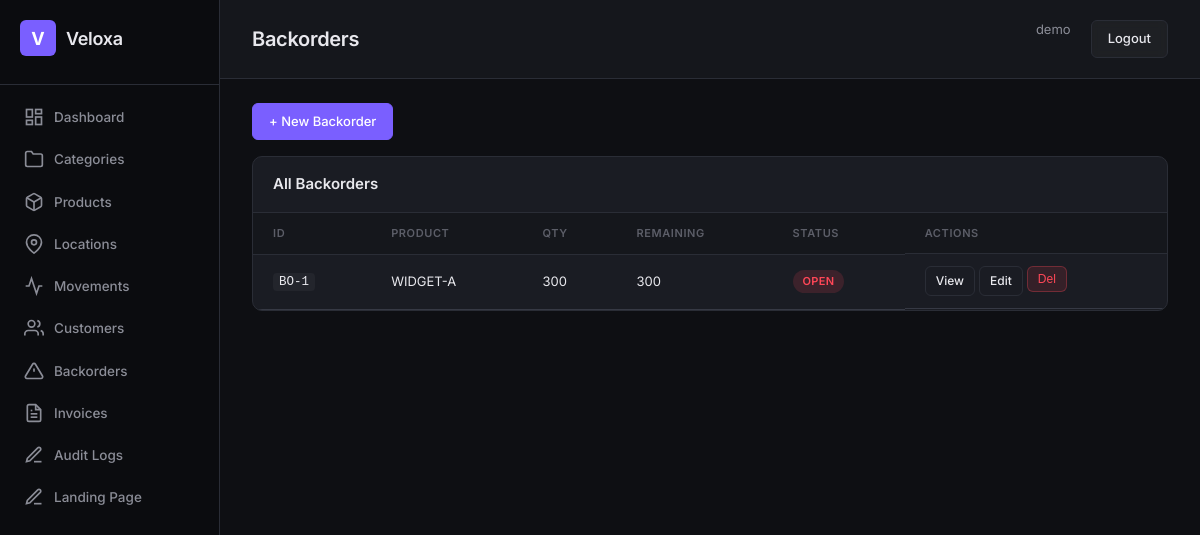
Page /backorders/ (signed in) on the earlier database version.
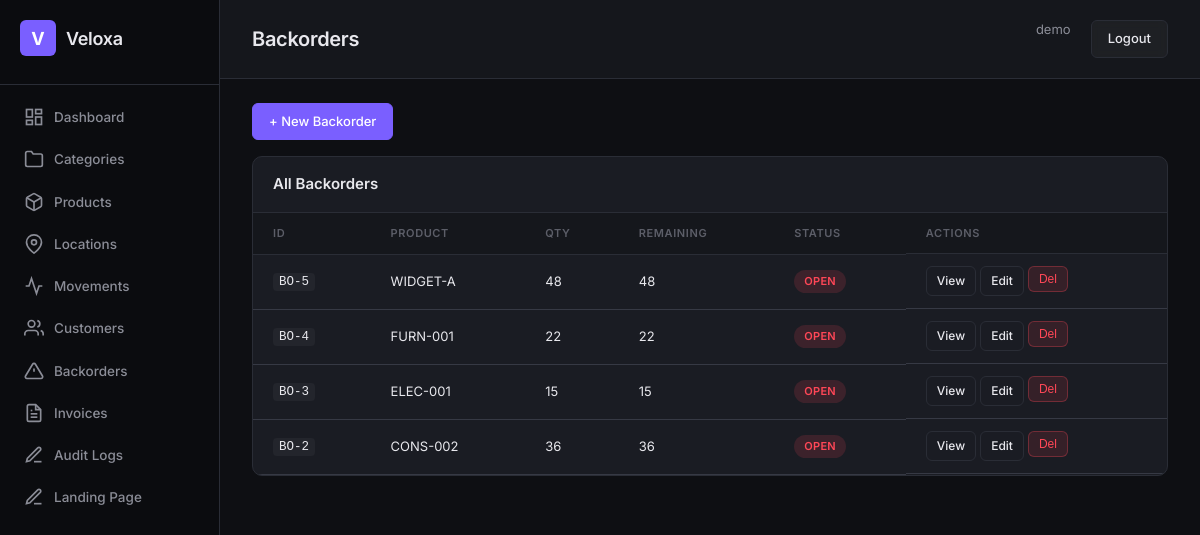
Same page on the later database version.
### apps/backorder/models.py (models this page shows, shortened)
class BackOrder(models.Model):
    class Status(models.TextChoices):
        OPEN = "open", "Open"
        PARTIALLY_FULFILLED = "partially_fulfilled", "Partially Fulfilled"
        CLOSED = "closed", "Closed"
    product = models.ForeignKey(
        "warehouse.Product",
        on_delete=models.PROTECT,
        related_name="backorders",
    )
    qty = models.PositiveIntegerField()
    qty_fulfilled = models.PositiveIntegerField(default=0)
    status = models.CharField(max_length=32, choices=Status.choices, default=Status.OPEN)
    sales_order_ref = models.CharField(max_length=64, db_index=True)
    created_by = models.ForeignKey(get_user_model(), on_delete=models.PROTECT)
    created_at = models.DateTimeField(auto_now_add=True)
    updated_at = models.DateTimeField(auto_now=True)
    tenant = models.ForeignKey(
        "tenants.Tenant", on_delete=models.CASCADE,
        null=True, blank=True, related_name="%(class)s_set",
    )
    objects = TenantAwareManager()
    class Meta:
        db_table = "backorder_backorder"
        ordering = ["-created_at"]
    @property
    def qty_remaining(self) -> int:
        return self.qty - self.qty_fulfilled

### apps/warehouse/models/product.py (models this page shows, shortened)
class Product(models.Model):
    sku = models.CharField(max_length=64, unique=True, db_index=True)
    name = models.CharField(max_length=255)
    description = models.TextField(blank=True)
    category = models.ForeignKey(
        Category, on_delete=models.SET_NULL, null=True, blank=True,
        related_name="products",
    )
    unit = models.ForeignKey(
        Unit, on_delete=models.PROTECT, null=True, blank=True,
        related_name="products",
    )
    cost_price = models.DecimalField(max_digits=12, decimal_places=2, default=0)
    is_active = models.BooleanField(default=True)
    created_at = models.DateTimeField(auto_now_add=True)
    updated_at = models.DateTimeField(auto_now=True)
    tenant = models.ForeignKey(
        "tenants.Tenant", on_delete=models.CASCADE,
        null=True, blank=True, related_name="%(class)s_set",
    )
    objects = TenantAwareManager()
    class Meta:
        db_table = "warehouse_product"
        verbose_name = "Product"

### config/views.py (the view)
# urls.py: path("backorders/", views.backorder_list, name="backorder-list"),
@login_required
def backorder_list(request):
    return render(request, "backorders.html", {"backorders": BackOrder.objects.select_related("product", "created_by").all()})

### apps/accounts/models.py (called while the page is built)
    def get_queryset(self):
        from apps.tenants.utils import get_current_tenant_id
        qs = super().get_queryset()
        tenant_id = get_current_tenant_id()
        if tenant_id is not None:
            return qs.filter(tenant_id=tenant_id)
        return qs

### apps/tenants/managers.py (called while the page is built)
    def get_queryset(self):
        qs = super().get_queryset()
        tenant_id = get_current_tenant_id()
        if tenant_id is not None:
            return qs.filter(tenant_id=tenant_id)
        return qs

### apps/tenants/utils.py (called while the page is built)
def set_current_tenant(tenant):
    _thread_local.tenant = tenant

def get_current_tenant():
    return getattr(_thread_local, "tenant", None)

def get_current_tenant_id():
    tenant = get_current_tenant()
    return tenant.id if tenant else None

### templates/backorders.html
{% extends 'base.html' %}{% block title %}Backorders — Veloxa Warehouse{% endblock %}{% block page_title %}Backorders{% endblock %}{% block active %}backorders{% endblock %}
{% block content %}
<div style="margin-bottom:16px"><a href="{% url 'backorder-create' %}" class="btn btn-primary">+ New Backorder</a></div>
<div class="card"><div class="card-header"><h2>All Backorders</h2></div><div class="card-body">
<table class="table"><thead><tr><th>ID</th><th>Product</th><th>Qty</th><th>Remaining</th><th>Status</th><th class="actions-cell">Actions</th></tr></thead>
<tbody>{% for bo in backorders %}<tr><td><code>BO-{{ bo.id }}</code></td><td>{{ bo.product.sku }}</td><td>{{ bo.qty }}</td><td>{{ bo.qty_remaining }}</td><td>{% if bo.status == 'open' %}<span class="badge badge-danger">Open</span>{% elif bo.status == 'partially_fulfilled' %}<span class="badge badge-warning">Partial</span>{% else %}<span class="badge badge-success">Closed</span>{% endif %}</td><td class="actions-cell"><a href="{% url 'backorder-detail' pk=bo.pk %}" class="btn btn-sm">View</a><a href="{% url 'backorder-update' pk=bo.pk %}" class="btn btn-sm">Edit</a><form method="post" action="{% url 'backorder-delete' pk=bo.pk %}">{% csrf_token %}<button class="btn btn-sm btn-danger">Del</button></form></td></tr>{% empty %}<tr><td colspan="6" class="empty">No backorders.</td></tr>{% endfor %}</tbody></table></div></div>
{% endblock %}

Differences in the rows shown:
removed BackOrder: id "1", product.sku "WIDGET-A", qty "300", qty_remaining "300", status "OPEN"
added BackOrder: id "5", product.sku "WIDGET-A", qty "48", qty_remaining "48", status "OPEN"
added BackOrder: id "4", product.sku "FURN-001", qty "22", qty_remaining "22", status "OPEN"
added BackOrder: id "3", product.sku "ELEC-001", qty "15", qty_remaining "15", status "OPEN"
added BackOrder: id "2", product.sku "CONS-002", qty "36", qty_remaining "36", status "OPEN"
